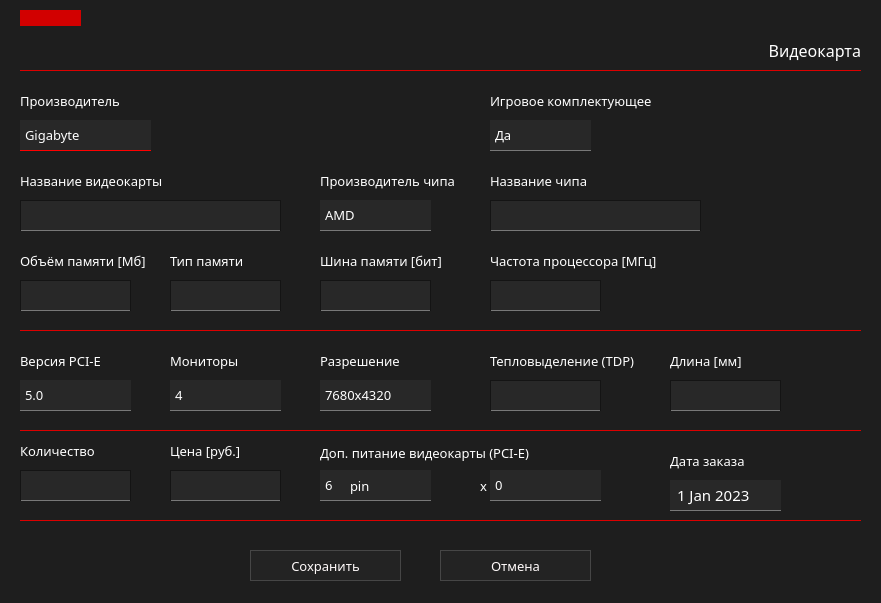
<?xml version="1.0" encoding="UTF-8"?>
<ui version="4.0">
 <class>addChVidWidg</class>
 <widget class="QWidget" name="addChVidWidg">
  <property name="windowModality">
   <enum>Qt::WindowModal</enum>
  </property>
  <property name="geometry">
   <rect>
    <x>0</x>
    <y>0</y>
    <width>881</width>
    <height>603</height>
   </rect>
  </property>
  <property name="font">
   <font>
    <family>Montserrat Medium</family>
    <pointsize>10</pointsize>
   </font>
  </property>
  <property name="windowTitle">
   <string>Добавление</string>
  </property>
  <property name="windowIcon">
   <iconset>
    <normaloff>../../images/win_add_icon.png</normaloff>../../images/win_add_icon.png</iconset>
  </property>
  <property name="styleSheet">
   <string notr="true">QWidget
{
    background: rgb(30, 30, 30);
	color: white;

}
</string>
  </property>
  <widget class="QLabel" name="lbFullName">
   <property name="geometry">
    <rect>
     <x>20</x>
     <y>170</y>
     <width>221</width>
     <height>21</height>
    </rect>
   </property>
   <property name="font">
    <font>
     <family>Montserrat SemiBold</family>
     <pointsize>10</pointsize>
    </font>
   </property>
   <property name="styleSheet">
    <string notr="true"/>
   </property>
   <property name="text">
    <string>Название видеокарты</string>
   </property>
  </widget>
  <widget class="Line" name="line">
   <property name="geometry">
    <rect>
     <x>20</x>
     <y>70</y>
     <width>841</width>
     <height>16</height>
    </rect>
   </property>
   <property name="styleSheet">
    <string notr="true">border:0px;
border-top: 1px solid rgb(220, 0, 0);</string>
   </property>
   <property name="orientation">
    <enum>Qt::Horizontal</enum>
   </property>
  </widget>
  <widget class="Line" name="line_2">
   <property name="geometry">
    <rect>
     <x>20</x>
     <y>330</y>
     <width>841</width>
     <height>16</height>
    </rect>
   </property>
   <property name="styleSheet">
    <string notr="true">border:0px;
border-top: 1px solid rgb(220, 0, 0);</string>
   </property>
   <property name="orientation">
    <enum>Qt::Horizontal</enum>
   </property>
  </widget>
  <widget class="QComboBox" name="cbProizv">
   <property name="geometry">
    <rect>
     <x>20</x>
     <y>120</y>
     <width>131</width>
     <height>31</height>
    </rect>
   </property>
   <property name="font">
    <font>
     <family>Montserrat Medium</family>
     <pointsize>10</pointsize>
    </font>
   </property>
   <property name="styleSheet">
    <string notr="true">QComboBox{
	background-color: rgb(40,40,40);
	border: 1px;
	border-bottom: 1px solid red;
	padding-left: 5px;
	selection-background-color: rgb(105, 0, 0);
}

QComboBox QListView{
	border: 1px solid red;
	padding-left: 5px;
	selection-background-color: rgb(105, 0, 0);
}

QComboBox:hover{
	background-color: rgb(55,55,55);
}

QComboBox::drop-down{
border: 0px;
}

QComboBox::down-arrow {
border-image: url(&quot;E:/pcconf/images/down-arrow.png&quot;);
width: 17px;
height: 17px;
margin-right: 5px;
}

QComboBox::down-arrow:on {
	border-image: url(&quot;E:/pcconf/images/up-arrow.png&quot;);
	width: 17px;
	height: 17px;
	margin-right: 5px;
}

QComboBox:on{
border: 2px solid rgb(100,0,0);
}

QComboBox QAbstractItemView {
	background: rgb(250, 250, 250);
	border-width: 1px;
	border-style: solid;
	border-color: rgb(235, 235, 235);
	selection-background-color: rgb(240, 240, 240);
	selection-color: rgb(25, 25, 25);
}
</string>
   </property>
   <property name="editable">
    <bool>false</bool>
   </property>
   <property name="iconSize">
    <size>
     <width>20</width>
     <height>20</height>
    </size>
   </property>
   <property name="duplicatesEnabled">
    <bool>false</bool>
   </property>
   <property name="frame">
    <bool>false</bool>
   </property>
   <property name="modelColumn">
    <number>0</number>
   </property>
   <item>
    <property name="text">
     <string>Gigabyte</string>
    </property>
   </item>
   <item>
    <property name="text">
     <string>Asus</string>
    </property>
   </item>
   <item>
    <property name="text">
     <string>Nvidia</string>
    </property>
   </item>
  </widget>
  <widget class="QLabel" name="lbVidProizv">
   <property name="geometry">
    <rect>
     <x>20</x>
     <y>90</y>
     <width>111</width>
     <height>21</height>
    </rect>
   </property>
   <property name="font">
    <font>
     <family>Montserrat SemiBold</family>
     <pointsize>10</pointsize>
    </font>
   </property>
   <property name="styleSheet">
    <string notr="true">border:0px;</string>
   </property>
   <property name="text">
    <string>Производитель</string>
   </property>
  </widget>
  <widget class="QLabel" name="lbComplect">
   <property name="geometry">
    <rect>
     <x>750</x>
     <y>40</y>
     <width>111</width>
     <height>21</height>
    </rect>
   </property>
   <property name="font">
    <font>
     <family>Montserrat SemiBold</family>
     <pointsize>12</pointsize>
    </font>
   </property>
   <property name="styleSheet">
    <string notr="true">border:0px;</string>
   </property>
   <property name="text">
    <string>Видеокарта</string>
   </property>
   <property name="alignment">
    <set>Qt::AlignRight|Qt::AlignTrailing|Qt::AlignVCenter</set>
   </property>
  </widget>
  <widget class="QPushButton" name="btnSave">
   <property name="geometry">
    <rect>
     <x>250</x>
     <y>550</y>
     <width>151</width>
     <height>31</height>
    </rect>
   </property>
   <property name="font">
    <font>
     <family>Montserrat Medium</family>
     <pointsize>10</pointsize>
    </font>
   </property>
   <property name="styleSheet">
    <string notr="true">QPushButton{
	border:1px solid rgb(70,70,70);
	background-color: rgb(35,35,35);
	color: #fffafa;
}

QPushButton::hover
{
	border:1px;
	background-color: rgb(60,60,60);
	border-bottom: 1px solid rgb(0, 255, 8);
}
</string>
   </property>
   <property name="text">
    <string>Сохранить</string>
   </property>
  </widget>
  <widget class="QPushButton" name="btnCancel">
   <property name="geometry">
    <rect>
     <x>440</x>
     <y>550</y>
     <width>151</width>
     <height>31</height>
    </rect>
   </property>
   <property name="font">
    <font>
     <family>Montserrat Medium</family>
     <pointsize>10</pointsize>
    </font>
   </property>
   <property name="styleSheet">
    <string notr="true">QPushButton{
	border:1px solid rgb(70,70,70);
	background-color: rgb(35,35,35);
	color: #fffafa;
}

QPushButton::hover
{
	border:1px;
	background-color: rgb(60,60,60);
	border-color: rgb(40,40,40);
	border-bottom: 1px solid  red;
	color: red;
}
</string>
   </property>
   <property name="text">
    <string>Отмена</string>
   </property>
   <property name="autoDefault">
    <bool>false</bool>
   </property>
   <property name="default">
    <bool>false</bool>
   </property>
   <property name="flat">
    <bool>false</bool>
   </property>
  </widget>
  <widget class="QLabel" name="lbVolume">
   <property name="geometry">
    <rect>
     <x>20</x>
     <y>250</y>
     <width>151</width>
     <height>21</height>
    </rect>
   </property>
   <property name="font">
    <font>
     <family>Montserrat SemiBold</family>
     <pointsize>10</pointsize>
    </font>
   </property>
   <property name="styleSheet">
    <string notr="true">border:0px;</string>
   </property>
   <property name="text">
    <string>Объём памяти [Мб]</string>
   </property>
  </widget>
  <widget class="QLabel" name="lbType">
   <property name="geometry">
    <rect>
     <x>170</x>
     <y>250</y>
     <width>111</width>
     <height>21</height>
    </rect>
   </property>
   <property name="font">
    <font>
     <family>Montserrat SemiBold</family>
     <pointsize>10</pointsize>
    </font>
   </property>
   <property name="styleSheet">
    <string notr="true">border:0px;</string>
   </property>
   <property name="text">
    <string>Тип памяти</string>
   </property>
  </widget>
  <widget class="QLabel" name="lbFreq">
   <property name="geometry">
    <rect>
     <x>490</x>
     <y>250</y>
     <width>211</width>
     <height>21</height>
    </rect>
   </property>
   <property name="font">
    <font>
     <family>Montserrat SemiBold</family>
     <pointsize>10</pointsize>
    </font>
   </property>
   <property name="styleSheet">
    <string notr="true">border:0px;</string>
   </property>
   <property name="text">
    <string>Частота процессора [МГц]</string>
   </property>
  </widget>
  <widget class="QLabel" name="lbInterface">
   <property name="geometry">
    <rect>
     <x>20</x>
     <y>350</y>
     <width>121</width>
     <height>21</height>
    </rect>
   </property>
   <property name="font">
    <font>
     <family>Montserrat SemiBold</family>
     <pointsize>10</pointsize>
    </font>
   </property>
   <property name="styleSheet">
    <string notr="true">border:0px;</string>
   </property>
   <property name="text">
    <string>Версия PCI-E</string>
   </property>
  </widget>
  <widget class="QLabel" name="lbMonitor">
   <property name="geometry">
    <rect>
     <x>170</x>
     <y>350</y>
     <width>111</width>
     <height>21</height>
    </rect>
   </property>
   <property name="font">
    <font>
     <family>Montserrat SemiBold</family>
     <pointsize>10</pointsize>
    </font>
   </property>
   <property name="styleSheet">
    <string notr="true">border:0px;</string>
   </property>
   <property name="text">
    <string>Мониторы</string>
   </property>
  </widget>
  <widget class="QLabel" name="lbResolution">
   <property name="geometry">
    <rect>
     <x>320</x>
     <y>350</y>
     <width>111</width>
     <height>21</height>
    </rect>
   </property>
   <property name="font">
    <font>
     <family>Montserrat SemiBold</family>
     <pointsize>10</pointsize>
    </font>
   </property>
   <property name="styleSheet">
    <string notr="true">border:0px;</string>
   </property>
   <property name="text">
    <string>Разрешение</string>
   </property>
  </widget>
  <widget class="QLabel" name="lbLength">
   <property name="geometry">
    <rect>
     <x>670</x>
     <y>350</y>
     <width>111</width>
     <height>21</height>
    </rect>
   </property>
   <property name="font">
    <font>
     <family>Montserrat SemiBold</family>
     <pointsize>10</pointsize>
    </font>
   </property>
   <property name="styleSheet">
    <string notr="true">border:0px;</string>
   </property>
   <property name="text">
    <string>Длина [мм]</string>
   </property>
  </widget>
  <widget class="QLabel" name="lbTdp">
   <property name="geometry">
    <rect>
     <x>490</x>
     <y>350</y>
     <width>171</width>
     <height>21</height>
    </rect>
   </property>
   <property name="font">
    <font>
     <family>Montserrat SemiBold</family>
     <pointsize>10</pointsize>
    </font>
   </property>
   <property name="styleSheet">
    <string notr="true">border:0px;</string>
   </property>
   <property name="text">
    <string>Тепловыделение (TDP)</string>
   </property>
  </widget>
  <widget class="QLabel" name="lbKol">
   <property name="geometry">
    <rect>
     <x>20</x>
     <y>440</y>
     <width>121</width>
     <height>21</height>
    </rect>
   </property>
   <property name="font">
    <font>
     <family>Montserrat SemiBold</family>
     <pointsize>10</pointsize>
    </font>
   </property>
   <property name="styleSheet">
    <string notr="true">border:0px;</string>
   </property>
   <property name="text">
    <string>Количество</string>
   </property>
  </widget>
  <widget class="QLabel" name="lbPrice">
   <property name="geometry">
    <rect>
     <x>170</x>
     <y>440</y>
     <width>111</width>
     <height>21</height>
    </rect>
   </property>
   <property name="font">
    <font>
     <family>Montserrat SemiBold</family>
     <pointsize>10</pointsize>
    </font>
   </property>
   <property name="styleSheet">
    <string notr="true">border:0px;</string>
   </property>
   <property name="text">
    <string>Цена [руб.]</string>
   </property>
  </widget>
  <widget class="Line" name="line_3">
   <property name="geometry">
    <rect>
     <x>20</x>
     <y>430</y>
     <width>841</width>
     <height>16</height>
    </rect>
   </property>
   <property name="styleSheet">
    <string notr="true">border:0px;
border-top: 1px solid rgb(220, 0, 0);</string>
   </property>
   <property name="orientation">
    <enum>Qt::Horizontal</enum>
   </property>
  </widget>
  <widget class="QComboBox" name="cbInterface">
   <property name="geometry">
    <rect>
     <x>20</x>
     <y>380</y>
     <width>111</width>
     <height>31</height>
    </rect>
   </property>
   <property name="font">
    <font>
     <family>Montserrat Medium</family>
     <pointsize>10</pointsize>
    </font>
   </property>
   <property name="styleSheet">
    <string notr="true">QComboBox{
	background-color: rgb(40,40,40);
	border: 1px;
	border-bottom: 1px solid rgb(120,120,120);
	padding-left: 5px;
}

QComboBox:hover{
	background-color: rgb(55,55,55);
	border-bottom: 1px solid red;
}

QComboBox::drop-down{
border: 0px;
}

QComboBox::down-arrow:hover {
border-image: url(&quot;E:/pcconf/images/down-arrow.png&quot;);
width: 17px;
height: 17px;
margin-right: 5px;
}

QComboBox::down-arrow {
border-image: url(&quot;E:/pcconf/images/down-arrow-gray.png&quot;);
width: 17px;
height: 17px;
margin-right: 5px;
}

QComboBox::down-arrow:on {
	border-image: url(&quot;E:/pcconf/images/up-arrow.png&quot;);
	width: 17px;
	height: 17px;
	margin-right: 5px;
}

QComboBox:on{
border: 2px solid rgb(100,0,0);
}

QComboBox QAbstractItemView {
	background: rgb(250, 250, 250);
	border-width: 1px;
	border-style: solid;
	border-color: rgb(235, 235, 235);
	selection-background-color: rgb(240, 240, 240);
	selection-color: rgb(25, 25, 25);
}
</string>
   </property>
   <property name="iconSize">
    <size>
     <width>20</width>
     <height>20</height>
    </size>
   </property>
   <property name="duplicatesEnabled">
    <bool>false</bool>
   </property>
   <property name="frame">
    <bool>true</bool>
   </property>
   <property name="modelColumn">
    <number>0</number>
   </property>
   <item>
    <property name="text">
     <string>5.0</string>
    </property>
   </item>
   <item>
    <property name="text">
     <string>4.0</string>
    </property>
   </item>
   <item>
    <property name="text">
     <string>3.0</string>
    </property>
   </item>
   <item>
    <property name="text">
     <string>2.1</string>
    </property>
   </item>
   <item>
    <property name="text">
     <string>2.0</string>
    </property>
   </item>
  </widget>
  <widget class="QComboBox" name="cbMonitor">
   <property name="geometry">
    <rect>
     <x>170</x>
     <y>380</y>
     <width>111</width>
     <height>31</height>
    </rect>
   </property>
   <property name="font">
    <font>
     <family>Montserrat Medium</family>
     <pointsize>10</pointsize>
    </font>
   </property>
   <property name="styleSheet">
    <string notr="true">QComboBox{
	background-color: rgb(40,40,40);
	border: 1px;
	border-bottom: 1px solid rgb(120,120,120);
	padding-left: 5px;
}

QComboBox:hover{
	background-color: rgb(55,55,55);
	border-bottom: 1px solid red;
}

QComboBox::drop-down{
border: 0px;
}

QComboBox::down-arrow:hover {
border-image: url(&quot;E:/pcconf/images/down-arrow.png&quot;);
width: 17px;
height: 17px;
margin-right: 5px;
}


QComboBox::down-arrow {
border-image: url(&quot;E:/pcconf/images/down-arrow-gray.png&quot;);
width: 17px;
height: 17px;
margin-right: 5px;
}

QComboBox::down-arrow:on {
	border-image: url(&quot;E:/pcconf/images/up-arrow.png&quot;);
	width: 17px;
	height: 17px;
	margin-right: 5px;
}

QComboBox:on{
border: 2px solid rgb(100,0,0);
}

QComboBox QAbstractItemView {
	background: rgb(250, 250, 250);
	border-width: 1px;
	border-style: solid;
	border-color: rgb(235, 235, 235);
	selection-background-color: rgb(240, 240, 240);
	selection-color: rgb(25, 25, 25);
}
</string>
   </property>
   <property name="iconSize">
    <size>
     <width>20</width>
     <height>20</height>
    </size>
   </property>
   <property name="duplicatesEnabled">
    <bool>false</bool>
   </property>
   <property name="frame">
    <bool>true</bool>
   </property>
   <property name="modelColumn">
    <number>0</number>
   </property>
   <item>
    <property name="text">
     <string>4</string>
    </property>
   </item>
   <item>
    <property name="text">
     <string>3</string>
    </property>
   </item>
   <item>
    <property name="text">
     <string>2</string>
    </property>
   </item>
   <item>
    <property name="text">
     <string>1</string>
    </property>
   </item>
  </widget>
  <widget class="QLabel" name="lbChipName">
   <property name="geometry">
    <rect>
     <x>490</x>
     <y>170</y>
     <width>171</width>
     <height>21</height>
    </rect>
   </property>
   <property name="font">
    <font>
     <family>Montserrat SemiBold</family>
     <pointsize>10</pointsize>
    </font>
   </property>
   <property name="styleSheet">
    <string notr="true">border:0px;</string>
   </property>
   <property name="text">
    <string>Название чипа</string>
   </property>
  </widget>
  <widget class="Line" name="rectangle">
   <property name="geometry">
    <rect>
     <x>20</x>
     <y>10</y>
     <width>61</width>
     <height>16</height>
    </rect>
   </property>
   <property name="styleSheet">
    <string notr="true">background-color: rgb(210, 0, 0);
border: 1px solid rgb(210, 0, 0);</string>
   </property>
   <property name="orientation">
    <enum>Qt::Horizontal</enum>
   </property>
  </widget>
  <widget class="QLineEdit" name="leChipName">
   <property name="geometry">
    <rect>
     <x>490</x>
     <y>200</y>
     <width>211</width>
     <height>31</height>
    </rect>
   </property>
   <property name="font">
    <font>
     <family>Montserrat Medium</family>
     <pointsize>10</pointsize>
    </font>
   </property>
   <property name="styleSheet">
    <string notr="true">QLineEdit{
	padding-left: 5px;
	border: 1px solid rgb(20,20,20);
	background-color: rgb(40,40,40);
	border-bottom: 1px solid  rgb(120,120,120);
	selection-background-color: rgb(105, 0, 0);
}

QLineEdit:hover{
	background-color: rgb(55,55,55);
	border-bottom: 1px solid  red;
}</string>
   </property>
  </widget>
  <widget class="QLineEdit" name="leFullName">
   <property name="geometry">
    <rect>
     <x>20</x>
     <y>200</y>
     <width>261</width>
     <height>31</height>
    </rect>
   </property>
   <property name="font">
    <font>
     <family>Montserrat Medium</family>
     <pointsize>10</pointsize>
    </font>
   </property>
   <property name="styleSheet">
    <string notr="true">QLineEdit{
	padding-left: 5px;
	border: 1px solid rgb(20,20,20);
	background-color: rgb(40,40,40);
	border-bottom: 1px solid  rgb(120,120,120);
	selection-background-color: rgb(105, 0, 0);
}

QLineEdit:hover{
	background-color: rgb(55,55,55);
	border-bottom: 1px solid  red;
}</string>
   </property>
  </widget>
  <widget class="QLineEdit" name="leVolume">
   <property name="geometry">
    <rect>
     <x>20</x>
     <y>280</y>
     <width>111</width>
     <height>31</height>
    </rect>
   </property>
   <property name="font">
    <font>
     <family>Montserrat Medium</family>
     <pointsize>10</pointsize>
    </font>
   </property>
   <property name="styleSheet">
    <string notr="true">QLineEdit{
	padding-left: 5px;
	border: 1px solid rgb(20,20,20);
	background-color: rgb(40,40,40);
	border-bottom: 1px solid  rgb(120,120,120);
	selection-background-color: rgb(105, 0, 0);
}

QLineEdit:hover{
	background-color: rgb(55,55,55);
	border-bottom: 1px solid  red;
}</string>
   </property>
   <property name="inputMask">
    <string/>
   </property>
  </widget>
  <widget class="QLineEdit" name="leType">
   <property name="geometry">
    <rect>
     <x>170</x>
     <y>280</y>
     <width>111</width>
     <height>31</height>
    </rect>
   </property>
   <property name="font">
    <font>
     <family>Montserrat Medium</family>
     <pointsize>10</pointsize>
    </font>
   </property>
   <property name="styleSheet">
    <string notr="true">QLineEdit{
	padding-left: 5px;
	border: 1px solid rgb(20,20,20);
	background-color: rgb(40,40,40);
	border-bottom: 1px solid  rgb(120,120,120);
	selection-background-color: rgb(105, 0, 0);
}

QLineEdit:hover{
	background-color: rgb(55,55,55);
	border-bottom: 1px solid  red;
}</string>
   </property>
  </widget>
  <widget class="QLineEdit" name="leFreq">
   <property name="geometry">
    <rect>
     <x>490</x>
     <y>280</y>
     <width>111</width>
     <height>31</height>
    </rect>
   </property>
   <property name="font">
    <font>
     <family>Montserrat Medium</family>
     <pointsize>10</pointsize>
    </font>
   </property>
   <property name="styleSheet">
    <string notr="true">QLineEdit{
	padding-left: 5px;
	border: 1px solid rgb(20,20,20);
	background-color: rgb(40,40,40);
	border-bottom: 1px solid  rgb(120,120,120);
	selection-background-color: rgb(105, 0, 0);
}

QLineEdit:hover{
	background-color: rgb(55,55,55);
	border-bottom: 1px solid  red;
}</string>
   </property>
   <property name="inputMask">
    <string/>
   </property>
  </widget>
  <widget class="QLineEdit" name="leKol">
   <property name="geometry">
    <rect>
     <x>20</x>
     <y>470</y>
     <width>111</width>
     <height>31</height>
    </rect>
   </property>
   <property name="font">
    <font>
     <family>Montserrat Medium</family>
     <pointsize>10</pointsize>
    </font>
   </property>
   <property name="styleSheet">
    <string notr="true">QLineEdit{
	padding-left: 5px;
	border: 1px solid rgb(20,20,20);
	background-color: rgb(40,40,40);
	border-bottom: 1px solid  rgb(120,120,120);
	selection-background-color: rgb(105, 0, 0);
}

QLineEdit:hover{
	background-color: rgb(55,55,55);
	border-bottom: 1px solid  red;
}</string>
   </property>
   <property name="inputMask">
    <string/>
   </property>
  </widget>
  <widget class="QLineEdit" name="lePrice">
   <property name="geometry">
    <rect>
     <x>170</x>
     <y>470</y>
     <width>111</width>
     <height>31</height>
    </rect>
   </property>
   <property name="font">
    <font>
     <family>Montserrat Medium</family>
     <pointsize>10</pointsize>
    </font>
   </property>
   <property name="styleSheet">
    <string notr="true">QLineEdit{
	padding-left: 5px;
	border: 1px solid rgb(20,20,20);
	background-color: rgb(40,40,40);
	border-bottom: 1px solid  rgb(120,120,120);
	selection-background-color: rgb(105, 0, 0);
}

QLineEdit:hover{
	background-color: rgb(55,55,55);
	border-bottom: 1px solid  red;
}</string>
   </property>
   <property name="inputMask">
    <string/>
   </property>
  </widget>
  <widget class="QLineEdit" name="leTdp">
   <property name="geometry">
    <rect>
     <x>490</x>
     <y>380</y>
     <width>111</width>
     <height>31</height>
    </rect>
   </property>
   <property name="font">
    <font>
     <family>Montserrat Medium</family>
     <pointsize>10</pointsize>
    </font>
   </property>
   <property name="styleSheet">
    <string notr="true">QLineEdit{
	padding-left: 5px;
	border: 1px solid rgb(20,20,20);
	background-color: rgb(40,40,40);
	border-bottom: 1px solid  rgb(120,120,120);
	selection-background-color: rgb(105, 0, 0);
}

QLineEdit:hover{
	background-color: rgb(55,55,55);
	border-bottom: 1px solid  red;
}</string>
   </property>
   <property name="inputMask">
    <string/>
   </property>
   <property name="placeholderText">
    <string/>
   </property>
  </widget>
  <widget class="QLineEdit" name="leLength">
   <property name="geometry">
    <rect>
     <x>670</x>
     <y>380</y>
     <width>111</width>
     <height>31</height>
    </rect>
   </property>
   <property name="font">
    <font>
     <family>Montserrat Medium</family>
     <pointsize>10</pointsize>
    </font>
   </property>
   <property name="styleSheet">
    <string notr="true">QLineEdit{
	padding-left: 5px;
	border: 1px solid rgb(20,20,20);
	background-color: rgb(40,40,40);
	border-bottom: 1px solid  rgb(120,120,120);
	selection-background-color: rgb(105, 0, 0);
}

QLineEdit:hover{
	background-color: rgb(55,55,55);
	border-bottom: 1px solid  red;
}</string>
   </property>
   <property name="inputMask">
    <string/>
   </property>
   <property name="placeholderText">
    <string/>
   </property>
  </widget>
  <widget class="Line" name="line_4">
   <property name="geometry">
    <rect>
     <x>20</x>
     <y>520</y>
     <width>841</width>
     <height>16</height>
    </rect>
   </property>
   <property name="styleSheet">
    <string notr="true">border:0px;
border-top: 1px solid rgb(220, 0, 0);</string>
   </property>
   <property name="orientation">
    <enum>Qt::Horizontal</enum>
   </property>
  </widget>
  <widget class="QLabel" name="lbChipCreator">
   <property name="geometry">
    <rect>
     <x>320</x>
     <y>170</y>
     <width>161</width>
     <height>21</height>
    </rect>
   </property>
   <property name="font">
    <font>
     <family>Montserrat SemiBold</family>
     <pointsize>10</pointsize>
    </font>
   </property>
   <property name="styleSheet">
    <string notr="true">border:0px;</string>
   </property>
   <property name="text">
    <string>Производитель чипа</string>
   </property>
  </widget>
  <widget class="QComboBox" name="cbChipCreator">
   <property name="geometry">
    <rect>
     <x>320</x>
     <y>200</y>
     <width>111</width>
     <height>31</height>
    </rect>
   </property>
   <property name="font">
    <font>
     <family>Montserrat Medium</family>
     <pointsize>10</pointsize>
    </font>
   </property>
   <property name="styleSheet">
    <string notr="true">QComboBox{
	background-color: rgb(40,40,40);
	border: 1px;
	border-bottom: 1px solid rgb(120,120,120);
	padding-left: 5px;
}

QComboBox:hover{
	background-color: rgb(55,55,55);
	border-bottom: 1px solid red;
}

QComboBox::down-arrow:hover {
border-image: url(&quot;E:/pcconf/images/down-arrow.png&quot;);
width: 17px;
height: 17px;
margin-right: 5px;
}


QComboBox::drop-down{
border: 0px;
}

QComboBox::down-arrow {
border-image: url(&quot;E:/pcconf/images/down-arrow-gray.png&quot;);
width: 17px;
height: 17px;
margin-right: 5px;
}

QComboBox::down-arrow:on {
	border-image: url(&quot;E:/pcconf/images/up-arrow.png&quot;);
	width: 17px;
	height: 17px;
	margin-right: 5px;
}

QComboBox:on{
border: 2px solid rgb(100,0,0);
}


QComboBox::QAbstractItemView {
	background: rgb(250, 250, 250);
	border-width: 1px;
	border-style: solid;
	border-color: rgb(235, 235, 235);
	selection-background-color: rgb(240, 240, 240);
	selection-color: rgb(25, 25, 25);
	border: 2px solid darkgray;
    selection-background-color: lightgray;
}

</string>
   </property>
   <property name="iconSize">
    <size>
     <width>20</width>
     <height>20</height>
    </size>
   </property>
   <property name="duplicatesEnabled">
    <bool>false</bool>
   </property>
   <property name="frame">
    <bool>false</bool>
   </property>
   <property name="modelColumn">
    <number>0</number>
   </property>
   <item>
    <property name="text">
     <string>AMD</string>
    </property>
   </item>
   <item>
    <property name="text">
     <string>NVIDIA</string>
    </property>
   </item>
   <item>
    <property name="text">
     <string>Intel</string>
    </property>
   </item>
  </widget>
  <widget class="QLabel" name="lbDate">
   <property name="geometry">
    <rect>
     <x>670</x>
     <y>450</y>
     <width>111</width>
     <height>21</height>
    </rect>
   </property>
   <property name="font">
    <font>
     <family>Montserrat SemiBold</family>
     <pointsize>10</pointsize>
    </font>
   </property>
   <property name="styleSheet">
    <string notr="true">border:0px;</string>
   </property>
   <property name="text">
    <string>Дата заказа</string>
   </property>
  </widget>
  <widget class="QDateEdit" name="dateEdit">
   <property name="geometry">
    <rect>
     <x>670</x>
     <y>480</y>
     <width>111</width>
     <height>31</height>
    </rect>
   </property>
   <property name="font">
    <font>
     <family>Montserrat Medium</family>
     <pointsize>11</pointsize>
    </font>
   </property>
   <property name="styleSheet">
    <string notr="true">QDateEdit{
	background-color: rgb(40,40,40);
	border: 1px;
	border-bottom: 1px solid rgb(120,120,120);
	padding-left: 5px;
}
QDateEdit:hover{
	background-color: rgb(55,55,55);
	border-bottom: 1px solid red;
}
QDateEdit::drop-down{
	border: 0px;
}

QDateEdit::down-arrow {
	border-image: url(&quot;E:/pcconf/images/down-arrow-gray.png&quot;);
	width: 17px;
	height: 17px;
	margin-right: 5px;
}

QDateEdit::down-arrow:on {
	border-image: url(&quot;E:/pcconf/images/up-arrow-gray.png&quot;);
	width: 17px;
	height: 17px;
	margin-right: 5px;
	border: 2px solid rgb(100,0,0)
}

QDateEdit:on{
	border: 2px solid rgb(100,0,0);
}

QDateEdit::up-arrow {
	border-image: url(&quot;E:/pcconf/images/up-arrow-gray.png&quot;);
	width: 17px;
	height: 17px;
	margin-right: 5px;
}

QCalendarWidget QWidget#qt_calendar_navigationbar { background-color: rgb(40,40,40); }
QCalendarWidget QToolButton {
    background: transparent;
	border: none;
	width: 70px;
	height: 25px;
	color: rgb(220,220,220);
	font-size: 14px;
	icon-size: 30px, 30px;
}

QToolButton#qt_calendar_prevmonth {
    background: rgb(45,45,45);
    border: none;
    width: 30px;
	height: 25px;
    qproperty-icon:  url(&quot;E:/pcconf/images/left-arrow.png&quot;);
	icon-size: 20px, 20px;
	border-bottom: 1px solid red;
}
QToolButton#qt_calendar_nextmonth {
    background: rgb(35,35,35);
    border: none;
    width: 30px;
	height: 25px;
    qproperty-icon:  url(&quot;E:/pcconf/images/right-arrow.png&quot;);
	icon-size: 20px, 20px;
	border-bottom: 1px solid red;
}

QCalendarWidget QMenu {
	width: 100px;
	left: 10px;
	color: white;
	font-size: 14px;
	background-color: rgb(80, 80, 80);
	selection-color: rgb(220,0,0);
}

QCalendarWidget QSpinBox { 
	width: 45px; 
	font-size:14px; 
	color: white; 
    background: transparent;
	selection-background-color: rgb(105, 0, 0);
	selection-color: rgb(255, 255, 255);
}
QCalendarWidget QSpinBox::up-button { subcontrol-origin: border;  subcontrol-position: top right;  width:15px; height: 15px; border:1px solid rgb(30,30,30); }
QCalendarWidget QSpinBox::down-button { subcontrol-origin: border; subcontrol-position: bottom right;  width:15px;  height: 15px; border:1px solid rgb(30,30,30);}
QCalendarWidget QSpinBox::up-arrow { border-image: url(&quot;E:/pcconf/images/up-arrow.png&quot;); }
QCalendarWidget QSpinBox::down-arrow { border-image: url(&quot;E:/pcconf/images/down-arrow.png&quot;);}
 
/* header row */
QCalendarWidget QWidget { alternate-background-color: rgb(50, 50, 50);  border-bottom: 1px solid red; }
 
/* normal days */
QCalendarWidget QAbstractItemView:enabled 
{
	font-size:12px;  
	color: rgb(180, 180, 180);  
	background-color: rgb(15, 15, 15);  
	selection-background-color: rgb(64, 64, 64); 
	selection-color: rgb(0, 255, 0); 
	selection-border-color: red;
	height: 30px;
}
 
/* days in other months */
QCalendarWidget QAbstractItemView:disabled { color: rgb(80, 80, 80); }</string>
   </property>
   <property name="showGroupSeparator" stdset="0">
    <bool>true</bool>
   </property>
   <property name="minimumDateTime">
    <datetime>
     <hour>0</hour>
     <minute>0</minute>
     <second>0</second>
     <year>2023</year>
     <month>1</month>
     <day>1</day>
    </datetime>
   </property>
   <property name="maximumDate">
    <date>
     <year>2030</year>
     <month>12</month>
     <day>31</day>
    </date>
   </property>
   <property name="calendarPopup">
    <bool>true</bool>
   </property>
   <property name="date">
    <date>
     <year>2023</year>
     <month>1</month>
     <day>1</day>
    </date>
   </property>
  </widget>
  <widget class="QLineEdit" name="leBus">
   <property name="geometry">
    <rect>
     <x>320</x>
     <y>280</y>
     <width>111</width>
     <height>31</height>
    </rect>
   </property>
   <property name="font">
    <font>
     <family>Montserrat Medium</family>
     <pointsize>10</pointsize>
    </font>
   </property>
   <property name="styleSheet">
    <string notr="true">QLineEdit{
	padding-left: 5px;
	border: 1px solid rgb(20,20,20);
	background-color: rgb(40,40,40);
	border-bottom: 1px solid  rgb(120,120,120);
	selection-background-color: rgb(105, 0, 0);
}

QLineEdit:hover{
	background-color: rgb(55,55,55);
	border-bottom: 1px solid  red;
}</string>
   </property>
   <property name="inputMask">
    <string/>
   </property>
  </widget>
  <widget class="QLabel" name="lbBus">
   <property name="geometry">
    <rect>
     <x>320</x>
     <y>250</y>
     <width>151</width>
     <height>21</height>
    </rect>
   </property>
   <property name="font">
    <font>
     <family>Montserrat SemiBold</family>
     <pointsize>10</pointsize>
    </font>
   </property>
   <property name="styleSheet">
    <string notr="true">border:0px;</string>
   </property>
   <property name="text">
    <string>Шина памяти [бит]</string>
   </property>
  </widget>
  <widget class="QComboBox" name="cbResolution">
   <property name="geometry">
    <rect>
     <x>320</x>
     <y>380</y>
     <width>111</width>
     <height>31</height>
    </rect>
   </property>
   <property name="font">
    <font>
     <family>Montserrat Medium</family>
     <pointsize>10</pointsize>
    </font>
   </property>
   <property name="styleSheet">
    <string notr="true">QComboBox{
	background-color: rgb(40,40,40);
	border: 1px;
	border-bottom: 1px solid rgb(120,120,120);
	padding-left: 5px;
}

QComboBox:hover{
	background-color: rgb(55,55,55);
	border-bottom: 1px solid red;
}

QComboBox::drop-down{
border: 0px;
}

QComboBox::down-arrow:hover {
border-image: url(&quot;E:/pcconf/images/down-arrow.png&quot;);
width: 17px;
height: 17px;
margin-right: 5px;
}

QComboBox::down-arrow {
border-image: url(&quot;E:/pcconf/images/down-arrow-gray.png&quot;);
width: 17px;
height: 17px;
margin-right: 5px;
}

QComboBox::down-arrow:on {
	border-image: url(&quot;E:/pcconf/images/up-arrow.png&quot;);
	width: 17px;
	height: 17px;
	margin-right: 5px;
}

QComboBox:on{
border: 2px solid rgb(100,0,0);
}

QComboBox QAbstractItemView {
	background: rgb(250, 250, 250);
	border-width: 1px;
	border-style: solid;
	border-color: rgb(235, 235, 235);
	selection-background-color: rgb(240, 240, 240);
	selection-color: rgb(25, 25, 25);
}
</string>
   </property>
   <property name="iconSize">
    <size>
     <width>20</width>
     <height>20</height>
    </size>
   </property>
   <property name="duplicatesEnabled">
    <bool>false</bool>
   </property>
   <property name="frame">
    <bool>true</bool>
   </property>
   <property name="modelColumn">
    <number>0</number>
   </property>
   <item>
    <property name="text">
     <string>7680x4320</string>
    </property>
   </item>
   <item>
    <property name="text">
     <string>5120x2880</string>
    </property>
   </item>
   <item>
    <property name="text">
     <string>4096x2160</string>
    </property>
   </item>
   <item>
    <property name="text">
     <string>3840x2160</string>
    </property>
   </item>
   <item>
    <property name="text">
     <string>2560x1600</string>
    </property>
   </item>
  </widget>
  <widget class="QComboBox" name="cbGaming">
   <property name="geometry">
    <rect>
     <x>490</x>
     <y>120</y>
     <width>101</width>
     <height>31</height>
    </rect>
   </property>
   <property name="font">
    <font>
     <family>Montserrat Medium</family>
     <pointsize>10</pointsize>
    </font>
   </property>
   <property name="styleSheet">
    <string notr="true">QComboBox{
	background-color: rgb(40,40,40);
	border: 1px;
	border-bottom: 1px solid rgb(120,120,120);
	padding-left: 5px;
	selection-background-color: rgb(105, 0, 0);
}

QComboBox QListView{
	border: 1px solid red;
	padding-left: 5px;
	selection-background-color: rgb(105, 0, 0);
}

QComboBox:hover{
	background-color: rgb(55,55,55);
	border-bottom: 1px solid red;
}

QComboBox::down-arrow:hover {
border-image: url(&quot;E:/pcconf/images/down-arrow.png&quot;);
width: 17px;
height: 17px;
margin-right: 5px;
}

QComboBox::drop-down{
border: 0px;
}

QComboBox::down-arrow {
border-image: url(&quot;E:/pcconf/images/down-arrow-gray.png&quot;);
width: 17px;
height: 17px;
margin-right: 5px;
}

QComboBox::down-arrow:on {
	border-image: url(&quot;E:/pcconf/images/up-arrow.png&quot;);
	width: 17px;
	height: 17px;
	margin-right: 5px;
}

QComboBox:on{
border: 2px solid rgb(100,0,0);
}

QComboBox QAbstractItemView {
	background: rgb(250, 250, 250);
	border-width: 1px;
	border-style: solid;
	border-color: rgb(235, 235, 235);
	selection-background-color: rgb(240, 240, 240);
	selection-color: rgb(25, 25, 25);
}
</string>
   </property>
   <property name="editable">
    <bool>false</bool>
   </property>
   <property name="iconSize">
    <size>
     <width>20</width>
     <height>20</height>
    </size>
   </property>
   <property name="duplicatesEnabled">
    <bool>false</bool>
   </property>
   <property name="frame">
    <bool>false</bool>
   </property>
   <property name="modelColumn">
    <number>0</number>
   </property>
   <item>
    <property name="text">
     <string>Да</string>
    </property>
   </item>
   <item>
    <property name="text">
     <string>Нет</string>
    </property>
   </item>
  </widget>
  <widget class="QLabel" name="lbProcGaming">
   <property name="geometry">
    <rect>
     <x>490</x>
     <y>90</y>
     <width>191</width>
     <height>21</height>
    </rect>
   </property>
   <property name="font">
    <font>
     <family>Montserrat SemiBold</family>
     <pointsize>10</pointsize>
    </font>
   </property>
   <property name="styleSheet">
    <string notr="true">border:0px;</string>
   </property>
   <property name="text">
    <string>Игровое комплектующее</string>
   </property>
  </widget>
  <widget class="QComboBox" name="cbPinVideo">
   <property name="geometry">
    <rect>
     <x>320</x>
     <y>470</y>
     <width>111</width>
     <height>31</height>
    </rect>
   </property>
   <property name="font">
    <font>
     <family>Montserrat Medium</family>
     <pointsize>10</pointsize>
    </font>
   </property>
   <property name="styleSheet">
    <string notr="true">QComboBox{
	background-color: rgb(40,40,40);
	border: 1px;
	border-bottom: 1px solid rgb(120,120,120);
	padding-left: 5px;
	selection-background-color: rgb(105, 0, 0);
}

QComboBox QListView{
	border: 1px solid red;
	padding-left: 5px;
	selection-background-color: rgb(105, 0, 0);
}

QComboBox:hover{
	background-color: rgb(55,55,55);
	border-bottom: 1px solid red;
}

QComboBox::down-arrow:hover {
border-image: url(&quot;E:/pcconf/images/down-arrow.png&quot;);
width: 17px;
height: 17px;
margin-right: 5px;
}

QComboBox::drop-down{
border: 0px;
}

QComboBox::down-arrow {
border-image: url(&quot;E:/pcconf/images/down-arrow-gray.png&quot;);
width: 17px;
height: 17px;
margin-right: 5px;
}

QComboBox::down-arrow:on {
	border-image: url(&quot;E:/pcconf/images/up-arrow.png&quot;);
	width: 17px;
	height: 17px;
	margin-right: 5px;
}

QComboBox:on{
border: 2px solid rgb(100,0,0);
}

QComboBox QAbstractItemView {
	background: rgb(250, 250, 250);
	border-width: 1px;
	border-style: solid;
	border-color: rgb(235, 235, 235);
	selection-background-color: rgb(240, 240, 240);
	selection-color: rgb(25, 25, 25);
}
</string>
   </property>
   <property name="editable">
    <bool>false</bool>
   </property>
   <property name="iconSize">
    <size>
     <width>20</width>
     <height>20</height>
    </size>
   </property>
   <property name="duplicatesEnabled">
    <bool>false</bool>
   </property>
   <property name="frame">
    <bool>false</bool>
   </property>
   <property name="modelColumn">
    <number>0</number>
   </property>
   <item>
    <property name="text">
     <string>6</string>
    </property>
   </item>
   <item>
    <property name="text">
     <string>8</string>
    </property>
   </item>
   <item>
    <property name="text">
     <string>12</string>
    </property>
   </item>
   <item>
    <property name="text">
     <string>14</string>
    </property>
   </item>
   <item>
    <property name="text">
     <string>16</string>
    </property>
   </item>
   <item>
    <property name="text">
     <string>22</string>
    </property>
   </item>
   <item>
    <property name="text">
     <string>0</string>
    </property>
   </item>
  </widget>
  <widget class="QComboBox" name="cbPinVideoKol">
   <property name="geometry">
    <rect>
     <x>490</x>
     <y>470</y>
     <width>111</width>
     <height>31</height>
    </rect>
   </property>
   <property name="font">
    <font>
     <family>Montserrat Medium</family>
     <pointsize>10</pointsize>
    </font>
   </property>
   <property name="styleSheet">
    <string notr="true">QComboBox{
	background-color: rgb(40,40,40);
	border: 1px;
	border-bottom: 1px solid rgb(120,120,120);
	padding-left: 5px;
	selection-background-color: rgb(105, 0, 0);
}

QComboBox QListView{
	border: 1px solid red;
	padding-left: 5px;
	selection-background-color: rgb(105, 0, 0);
}

QComboBox:hover{
	background-color: rgb(55,55,55);
	border-bottom: 1px solid red;
}

QComboBox::down-arrow:hover {
border-image: url(&quot;E:/pcconf/images/down-arrow.png&quot;);
width: 17px;
height: 17px;
margin-right: 5px;
}

QComboBox::drop-down{
border: 0px;
}

QComboBox::down-arrow {
border-image: url(&quot;E:/pcconf/images/down-arrow-gray.png&quot;);
width: 17px;
height: 17px;
margin-right: 5px;
}

QComboBox::down-arrow:on {
	border-image: url(&quot;E:/pcconf/images/up-arrow.png&quot;);
	width: 17px;
	height: 17px;
	margin-right: 5px;
}

QComboBox:on{
border: 2px solid rgb(100,0,0);
}

QComboBox QAbstractItemView {
	background: rgb(250, 250, 250);
	border-width: 1px;
	border-style: solid;
	border-color: rgb(235, 235, 235);
	selection-background-color: rgb(240, 240, 240);
	selection-color: rgb(25, 25, 25);
}
</string>
   </property>
   <property name="editable">
    <bool>false</bool>
   </property>
   <property name="iconSize">
    <size>
     <width>20</width>
     <height>20</height>
    </size>
   </property>
   <property name="duplicatesEnabled">
    <bool>false</bool>
   </property>
   <property name="frame">
    <bool>false</bool>
   </property>
   <property name="modelColumn">
    <number>0</number>
   </property>
   <item>
    <property name="text">
     <string>0</string>
    </property>
   </item>
   <item>
    <property name="text">
     <string>1</string>
    </property>
   </item>
   <item>
    <property name="text">
     <string>2</string>
    </property>
   </item>
   <item>
    <property name="text">
     <string>3</string>
    </property>
   </item>
   <item>
    <property name="text">
     <string>4</string>
    </property>
   </item>
   <item>
    <property name="text">
     <string>5</string>
    </property>
   </item>
   <item>
    <property name="text">
     <string>6</string>
    </property>
   </item>
   <item>
    <property name="text">
     <string>7</string>
    </property>
   </item>
   <item>
    <property name="text">
     <string>8</string>
    </property>
   </item>
   <item>
    <property name="text">
     <string>9</string>
    </property>
   </item>
   <item>
    <property name="text">
     <string>10</string>
    </property>
   </item>
   <item>
    <property name="text">
     <string>16</string>
    </property>
   </item>
  </widget>
  <widget class="QLabel" name="lbPrice_2">
   <property name="geometry">
    <rect>
     <x>480</x>
     <y>470</y>
     <width>16</width>
     <height>31</height>
    </rect>
   </property>
   <property name="font">
    <font>
     <family>Montserrat SemiBold</family>
     <pointsize>10</pointsize>
    </font>
   </property>
   <property name="styleSheet">
    <string notr="true">border:0px;</string>
   </property>
   <property name="text">
    <string>x</string>
   </property>
  </widget>
  <widget class="QLabel" name="lbPinPcie">
   <property name="geometry">
    <rect>
     <x>320</x>
     <y>440</y>
     <width>271</width>
     <height>25</height>
    </rect>
   </property>
   <property name="font">
    <font>
     <family>Montserrat SemiBold</family>
     <pointsize>10</pointsize>
    </font>
   </property>
   <property name="styleSheet">
    <string notr="true">border:0px;</string>
   </property>
   <property name="text">
    <string>Доп. питание видеокарты (PCI-E)</string>
   </property>
  </widget>
  <widget class="QLabel" name="lbPrice_6">
   <property name="geometry">
    <rect>
     <x>350</x>
     <y>470</y>
     <width>21</width>
     <height>31</height>
    </rect>
   </property>
   <property name="font">
    <font>
     <family>Montserrat SemiBold</family>
     <pointsize>10</pointsize>
    </font>
   </property>
   <property name="styleSheet">
    <string notr="true">border:0px;
background:transparent;</string>
   </property>
   <property name="text">
    <string>pin</string>
   </property>
  </widget>
  <zorder>lbPrice_2</zorder>
  <zorder>lbFullName</zorder>
  <zorder>line</zorder>
  <zorder>line_2</zorder>
  <zorder>cbProizv</zorder>
  <zorder>lbVidProizv</zorder>
  <zorder>lbComplect</zorder>
  <zorder>btnSave</zorder>
  <zorder>btnCancel</zorder>
  <zorder>lbVolume</zorder>
  <zorder>lbFreq</zorder>
  <zorder>lbInterface</zorder>
  <zorder>lbMonitor</zorder>
  <zorder>lbResolution</zorder>
  <zorder>lbLength</zorder>
  <zorder>lbTdp</zorder>
  <zorder>lbKol</zorder>
  <zorder>lbPrice</zorder>
  <zorder>line_3</zorder>
  <zorder>lbType</zorder>
  <zorder>cbInterface</zorder>
  <zorder>cbMonitor</zorder>
  <zorder>lbChipName</zorder>
  <zorder>rectangle</zorder>
  <zorder>leChipName</zorder>
  <zorder>leFullName</zorder>
  <zorder>leVolume</zorder>
  <zorder>leType</zorder>
  <zorder>leFreq</zorder>
  <zorder>leKol</zorder>
  <zorder>lePrice</zorder>
  <zorder>leTdp</zorder>
  <zorder>leLength</zorder>
  <zorder>line_4</zorder>
  <zorder>lbChipCreator</zorder>
  <zorder>cbChipCreator</zorder>
  <zorder>lbDate</zorder>
  <zorder>dateEdit</zorder>
  <zorder>leBus</zorder>
  <zorder>lbBus</zorder>
  <zorder>cbResolution</zorder>
  <zorder>cbGaming</zorder>
  <zorder>lbProcGaming</zorder>
  <zorder>cbPinVideo</zorder>
  <zorder>cbPinVideoKol</zorder>
  <zorder>lbPinPcie</zorder>
  <zorder>lbPrice_6</zorder>
 </widget>
 <resources/>
 <connections>
  <connection>
   <sender>btnCancel</sender>
   <signal>clicked()</signal>
   <receiver>addChVidWidg</receiver>
   <slot>close()</slot>
   <hints>
    <hint type="sourcelabel">
     <x>515</x>
     <y>565</y>
    </hint>
    <hint type="destinationlabel">
     <x>440</x>
     <y>301</y>
    </hint>
   </hints>
  </connection>
 </connections>
</ui>
